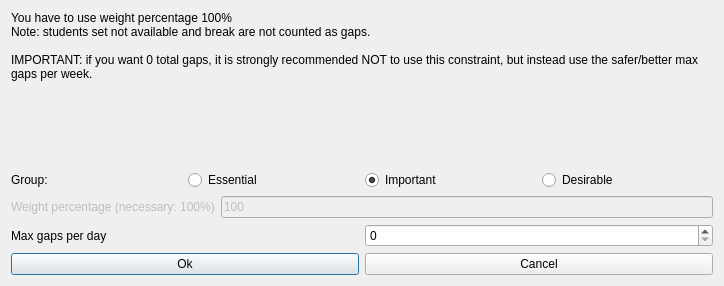
<?xml version="1.0" encoding="UTF-8"?>
<ui version="4.0">
 <class>ModifyConstraintStudentsMaxGapsPerDayForm_template</class>
 <widget class="QDialog" name="ModifyConstraintStudentsMaxGapsPerDayForm_template">
  <property name="geometry">
   <rect>
    <x>0</x>
    <y>0</y>
    <width>724</width>
    <height>286</height>
   </rect>
  </property>
  <property name="windowTitle">
   <string extracomment="This is the title of the dialog to modify a constraint of this type">Modify students max gaps per day</string>
  </property>
  <layout class="QVBoxLayout" name="verticalLayout">
   <item>
    <widget class="QLabel" name="weightTextLabel_2">
     <property name="sizePolicy">
      <sizepolicy hsizetype="Minimum" vsizetype="Minimum">
       <horstretch>0</horstretch>
       <verstretch>0</verstretch>
      </sizepolicy>
     </property>
     <property name="frameShape">
      <enum>QFrame::NoFrame</enum>
     </property>
     <property name="frameShadow">
      <enum>QFrame::Plain</enum>
     </property>
     <property name="text">
      <string>You have to use weight percentage 100%
Note: students set not available and break are not counted as gaps.

IMPORTANT: if you want 0 total gaps, it is strongly recommended NOT to use this constraint, but instead use the safer/better max gaps per week.</string>
     </property>
     <property name="wordWrap">
      <bool>true</bool>
     </property>
    </widget>
   </item>
   <item>
    <spacer name="spacer5">
     <property name="orientation">
      <enum>Qt::Vertical</enum>
     </property>
     <property name="sizeType">
      <enum>QSizePolicy::Expanding</enum>
     </property>
     <property name="sizeHint" stdset="0">
      <size>
       <width>20</width>
       <height>45</height>
      </size>
     </property>
    </spacer>
   </item>
   <item>
    <layout class="QHBoxLayout" name="horizontalLayout_4">
     <item>
      <widget class="QLabel" name="groupTextLabel">
       <property name="text">
        <string>Group:</string>
       </property>
      </widget>
     </item>
     <item>
      <widget class="QRadioButton" name="essentialRadioButton">
       <property name="text">
        <string>Essential</string>
       </property>
      </widget>
     </item>
     <item>
      <widget class="QRadioButton" name="importantRadioButton">
       <property name="text">
        <string>Important</string>
       </property>
       <property name="checked">
        <bool>true</bool>
       </property>
      </widget>
     </item>
     <item>
      <widget class="QRadioButton" name="desirableRadioButton">
       <property name="text">
        <string>Desirable</string>
       </property>
      </widget>
     </item>
    </layout>
   </item>
   <item>
    <layout class="QHBoxLayout" name="horizontalLayout">
     <item>
      <widget class="QLabel" name="weightTextLabel">
       <property name="enabled">
        <bool>false</bool>
       </property>
       <property name="frameShape">
        <enum>QFrame::NoFrame</enum>
       </property>
       <property name="frameShadow">
        <enum>QFrame::Plain</enum>
       </property>
       <property name="text">
        <string>Weight percentage (necessary: 100%)</string>
       </property>
       <property name="wordWrap">
        <bool>false</bool>
       </property>
      </widget>
     </item>
     <item>
      <widget class="QLineEdit" name="weightLineEdit">
       <property name="enabled">
        <bool>false</bool>
       </property>
       <property name="text">
        <string notr="true">100</string>
       </property>
      </widget>
     </item>
    </layout>
   </item>
   <item>
    <layout class="QHBoxLayout" name="horizontalLayout_2">
     <item>
      <widget class="QLabel" name="textLabel1">
       <property name="text">
        <string>Max gaps per day</string>
       </property>
       <property name="wordWrap">
        <bool>false</bool>
       </property>
      </widget>
     </item>
     <item>
      <widget class="QSpinBox" name="maxGapsSpinBox"/>
     </item>
    </layout>
   </item>
   <item>
    <layout class="QHBoxLayout">
     <item>
      <widget class="QPushButton" name="okPushButton">
       <property name="text">
        <string>Ok</string>
       </property>
      </widget>
     </item>
     <item>
      <widget class="QPushButton" name="cancelPushButton">
       <property name="text">
        <string>Cancel</string>
       </property>
      </widget>
     </item>
    </layout>
   </item>
  </layout>
 </widget>
 <layoutdefault spacing="6" margin="11"/>
 <resources/>
 <connections/>
</ui>
